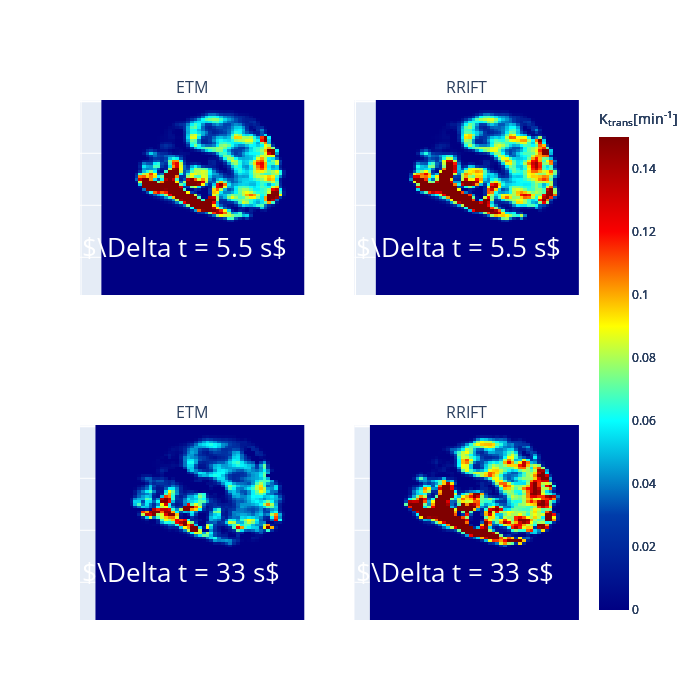

The notebook cell this image was saved under:
### Code cell
%get mapKtE1 --from MATLAB
%get mapKtR1 --from MATLAB
%get mapKtE2 --from MATLAB
%get mapKtR2 --from MATLAB

%get myS --from MATLAB
%get test --from MATLAB

fig = make_subplots(rows=2, cols=2, column_widths=[0.5, 0.5], subplot_titles=('ETM', 'RRIFT', 'ETM', 'RRIFT'))

sub1 = go.Heatmap(z=mapKtE1[:,:,myS-1], zmin=0, zmax=0.15, colorscale='jet', colorbar={"title": 'K<sub>trans</sub>[min<sup>-1</sup>]'})
fig.append_trace(sub1,1,1)
sub2 = go.Heatmap(z=mapKtR1[:,:,myS-1], zmin=0, zmax=0.15, colorscale='jet', colorbar={"title": 'K<sub>trans</sub>[min<sup>-1</sup>]'})
fig.append_trace(sub2,1,2)
sub3 = go.Heatmap(z=mapKtE2[:,:,myS-1], zmin=0, zmax=0.15, colorscale='jet', colorbar={"title": 'K<sub>trans</sub>[min<sup>-1</sup>]'})
fig.append_trace(sub3,2,1)
sub4 = go.Heatmap(z=mapKtR2[:,:,myS-1], zmin=0, zmax=0.15, colorscale='jet', colorbar={"title": 'K<sub>trans</sub>[min<sup>-1</sup>]'})
fig.append_trace(sub4,2,2)

fig.add_annotation(text=r'$\Delta t = 5.5 s$',
                  xref="x", yref="y",
                  x=32, y=56, showarrow=False, font = dict(size = 26, color="white"), row=1, col=1)
fig.add_annotation(text=r'$\Delta t = 5.5 s$',
                  xref="x", yref="y",
                  x=32, y=56, showarrow=False, font = dict(size = 26, color="white"), row=1, col=2)
fig.add_annotation(text=r'$\Delta t = 33 s$',
                  xref="x", yref="y",
                  x=32, y=56, showarrow=False, font = dict(size = 26, color="white"), row=2, col=1)
fig.add_annotation(text=r'$\Delta t = 33 s$',
                  xref="x", yref="y",
                  x=32, y=56, showarrow=False, font = dict(size = 26, color="white"), row=2, col=2)

fig.update_layout(yaxis_autorange="reversed", width = 700, height = 700)
fig.update_yaxes(autorange="reversed", showticklabels = False)
fig.update_xaxes(autorange="reversed", showticklabels = False)

fig.show()

### Figure 1 — Plotly figure (JSON) as saved in the notebook; plotly's stock layout.template omitted (floating-point values rounded to 4 significant figures; data arrays with more than 128 entries replaced by an {"elided": "..."} marker saying what was removed)
{"data": [{"colorbar": {"title": {"text": "K<sub>trans</sub>[min<sup>-1</sup>]"}}, "colorscale": [[0, "rgb(0,0,131)"], [0.2, "rgb(0,60,170)"], [0.4, "rgb(5,255,255)"], [0.6, "rgb(255,255,0)"], [0.8, "rgb(250,0,0)"], [1, "rgb(128,0,0)"]], "type": "heatmap", "xaxis": "x", "yaxis": "y", "z": {"elided": "75x55 float values"}, "zmax": 0.15, "zmin": 0}, {"colorbar": {"title": {"text": "K<sub>trans</sub>[min<sup>-1</sup>]"}}, "colorscale": [[0, "rgb(0,0,131)"], [0.2, "rgb(0,60,170)"], [0.4, "rgb(5,255,255)"], [0.6, "rgb(255,255,0)"], [0.8, "rgb(250,0,0)"], [1, "rgb(128,0,0)"]], "type": "heatmap", "xaxis": "x2", "yaxis": "y2", "z": {"elided": "75x55 float values"}, "zmax": 0.15, "zmin": 0}, {"colorbar": {"title": {"text": "K<sub>trans</sub>[min<sup>-1</sup>]"}}, "colorscale": [[0, "rgb(0,0,131)"], [0.2, "rgb(0,60,170)"], [0.4, "rgb(5,255,255)"], [0.6, "rgb(255,255,0)"], [0.8, "rgb(250,0,0)"], [1, "rgb(128,0,0)"]], "type": "heatmap", "xaxis": "x3", "yaxis": "y3", "z": {"elided": "75x55 float values"}, "zmax": 0.15, "zmin": 0}, {"colorbar": {"title": {"text": "K<sub>trans</sub>[min<sup>-1</sup>]"}}, "colorscale": [[0, "rgb(0,0,131)"], [0.2, "rgb(0,60,170)"], [0.4, "rgb(5,255,255)"], [0.6, "rgb(255,255,0)"], [0.8, "rgb(250,0,0)"], [1, "rgb(128,0,0)"]], "type": "heatmap", "xaxis": "x4", "yaxis": "y4", "z": {"elided": "75x55 float values"}, "zmax": 0.15, "zmin": 0}], "layout": {"annotations": [{"font": {"size": 16}, "showarrow": false, "text": "ETM", "x": 0.225, "xanchor": "center", "xref": "paper", "y": 1, "yanchor": "bottom", "yref": "paper"}, {"font": {"size": 16}, "showarrow": false, "text": "RRIFT", "x": 0.775, "xanchor": "center", "xref": "paper", "y": 1, "yanchor": "bottom", "yref": "paper"}, {"font": {"size": 16}, "showarrow": false, "text": "ETM", "x": 0.225, "xanchor": "center", "xref": "paper", "y": 0.375, "yanchor": "bottom", "yref": "paper"}, {"font": {"size": 16}, "showarrow": false, "text": "RRIFT", "x": 0.775, "xanchor": "center", "xref": "paper", "y": 0.375, "yanchor": "bottom", "yref": "paper"}, {"font": {"color": "white", "size": 26}, "showarrow": false, "text": "$\\Delta t = 5.5 s$", "x": 32, "xref": "x", "y": 56, "yref": "y"}, {"font": {"color": "white", "size": 26}, "showarrow": false, "text": "$\\Delta t = 5.5 s$", "x": 32, "xref": "x2", "y": 56, "yref": "y2"}, {"font": {"color": "white", "size": 26}, "showarrow": false, "text": "$\\Delta t = 33 s$", "x": 32, "xref": "x3", "y": 56, "yref": "y3"}, {"font": {"color": "white", "size": 26}, "showarrow": false, "text": "$\\Delta t = 33 s$", "x": 32, "xref": "x4", "y": 56, "yref": "y4"}], "height": 700, "width": 700, "xaxis": {"anchor": "y", "autorange": "reversed", "domain": [0, 0.45], "showticklabels": false}, "xaxis2": {"anchor": "y2", "autorange": "reversed", "domain": [0.55, 1], "showticklabels": false}, "xaxis3": {"anchor": "y3", "autorange": "reversed", "domain": [0, 0.45], "showticklabels": false}, "xaxis4": {"anchor": "y4", "autorange": "reversed", "domain": [0.55, 1], "showticklabels": false}, "yaxis": {"anchor": "x", "autorange": "reversed", "domain": [0.625, 1], "showticklabels": false}, "yaxis2": {"anchor": "x2", "autorange": "reversed", "domain": [0.625, 1], "showticklabels": false}, "yaxis3": {"anchor": "x3", "autorange": "reversed", "domain": [0, 0.375], "showticklabels": false}, "yaxis4": {"anchor": "x4", "autorange": "reversed", "domain": [0, 0.375], "showticklabels": false}}}
